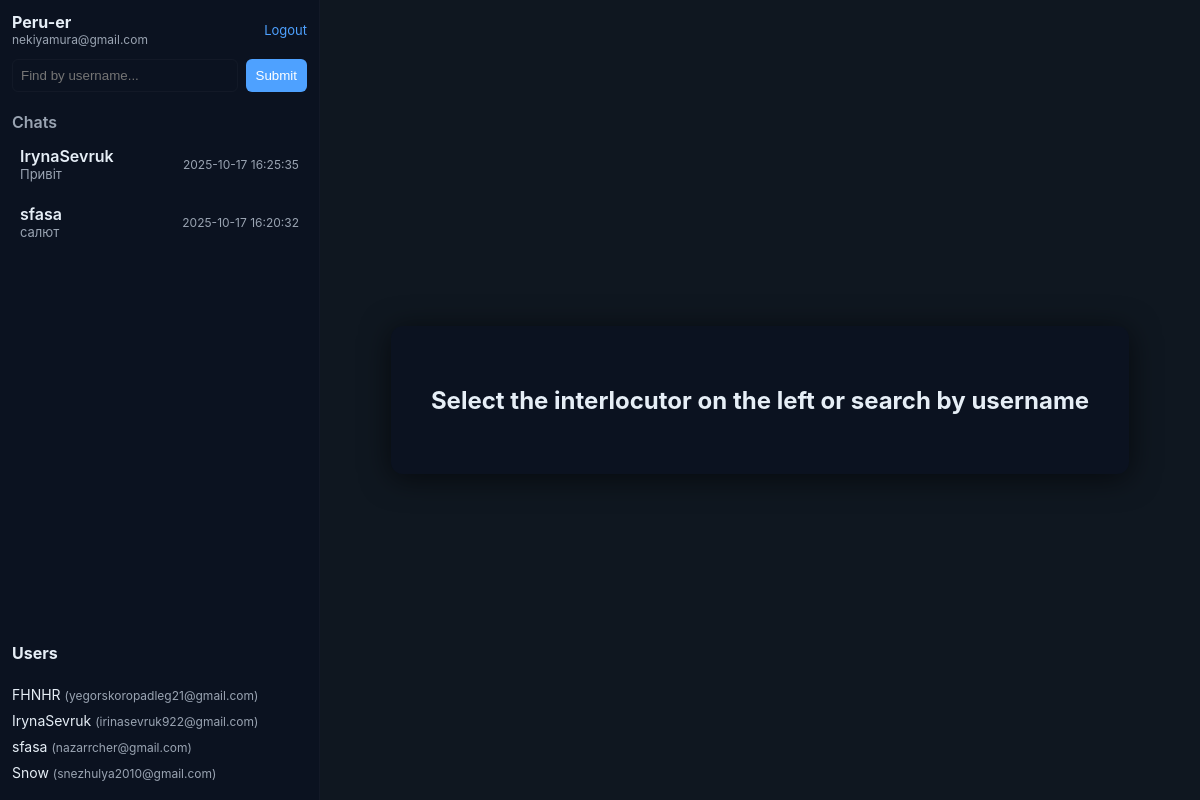
Page / (signed in) on the earlier database version.
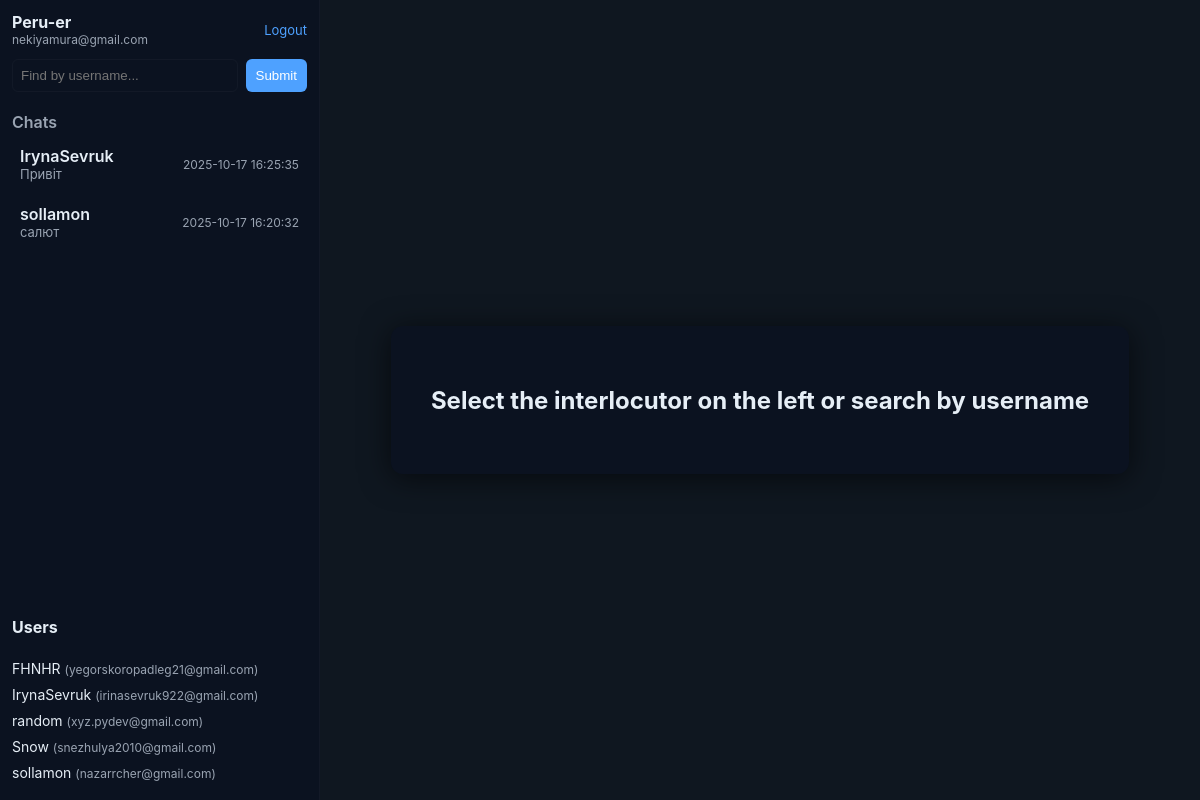
Same page on the later database version.
### tables this page shows
CREATE TABLE users
                      (id INTEGER PRIMARY KEY, email TEXT UNIQUE, username TEXT UNIQUE, password TEXT, avatar_url TEXT DEFAULT '', last_seen DATETIME, is_verified INTEGER DEFAULT 0, verification_code TEXT, verification_expiry DATETIME, last_verification_sent DATETIME);

### app.py (the view)
@app.get("/", response_class=HTMLResponse, name="/")
def index(request: Request):
    user_id = request.session.get('user_id')
    if not user_id:
        return RedirectResponse(url="/login")
    db = get_db_conn()
    me = get_user_by_id(db, user_id)
    if not me:
        request.session.pop('user_id', None)
        db.close()
        return RedirectResponse(url="/login")
    chats = list_user_chats(db, me['id'])
    cur = db.execute("SELECT id, username, email, avatar_url, is_verified FROM users WHERE id != ? ORDER BY username COLLATE NOCASE", (me['id'],))
    users = cur.fetchall()
    db.close()
    return templates.TemplateResponse("index.html", {"request": request, "me": me, "chats": chats, "users": users})

### templates/index.html (shortened to what this page needs)
<!DOCTYPE html>
<html lang="uk">
<head>
  <link rel="stylesheet" href="{{ url_for('static', path='css/style.css') }}">
</head>
<body>
  <div class="app">
    <aside class="sidebar">
      <div class="sidebar-header">
        <div class="me">
          <strong>{{ me['username'] }}</strong>
          <div class="email">{{ me['email'] }}</div>
        </div>
        <a class="logout" href="{{ url_for('logout') }}">Logout</a>
      </div>
      <div class="search">
        <form action="{{ url_for('start_chat_by_username') }}" method="POST" class="search-form">
          <input name="username" placeholder="Find by username..." />
          <button type="submit">Submit</button>
        </form>
      </div>
      <div class="chats-list">
        <h4>Chats</h4>
        {% if chats %}
          {% for c in chats %}
            <a class="chat-item" href="{{ url_for('chat', chat_id=c['chat_id']) }}">
              <div class="chat-meta">
                <div class="chat-name">{{ c['other_username'] }}</div>
                <div class="chat-preview">{{ c['last_message'][:40] }}</div>
              </div>
              <div class="chat-time">{{ c['last_ts'] or '' }}</div>
            </a>
          {% endfor %}
        {% else %}
          <div class="empty">No chats yet</div>
        {% endif %}
      </div>
      <div class="users-list">
        <h4>Users</h4>
        <ul>
          {% for u in users %}
            <li>
              <a href="{{ url_for('start_chat', receiver_id=u['id']) }}">{{ u['username'] }} <span class="small">({{ u['email'] }})</span></a>
            </li>
          {% endfor %}
        </ul>
      </div>
    </aside>
    <main class="main-empty">
      <div class="empty-state">
        <h2>Select the interlocutor on the left or search by username</h2>
      </div>
    </main>
  </div>
</body>
</html>

Differences in the rows shown:
changed users "nazarrcher@gmail.com": other_username "sfasa" → "sollamon"; username "sfasa" → "sollamon"
added users: username "random", email "xyz.pydev@gmail.com", shown under "Users"
shown differently, row unchanged: users "Snow": moves up the list
